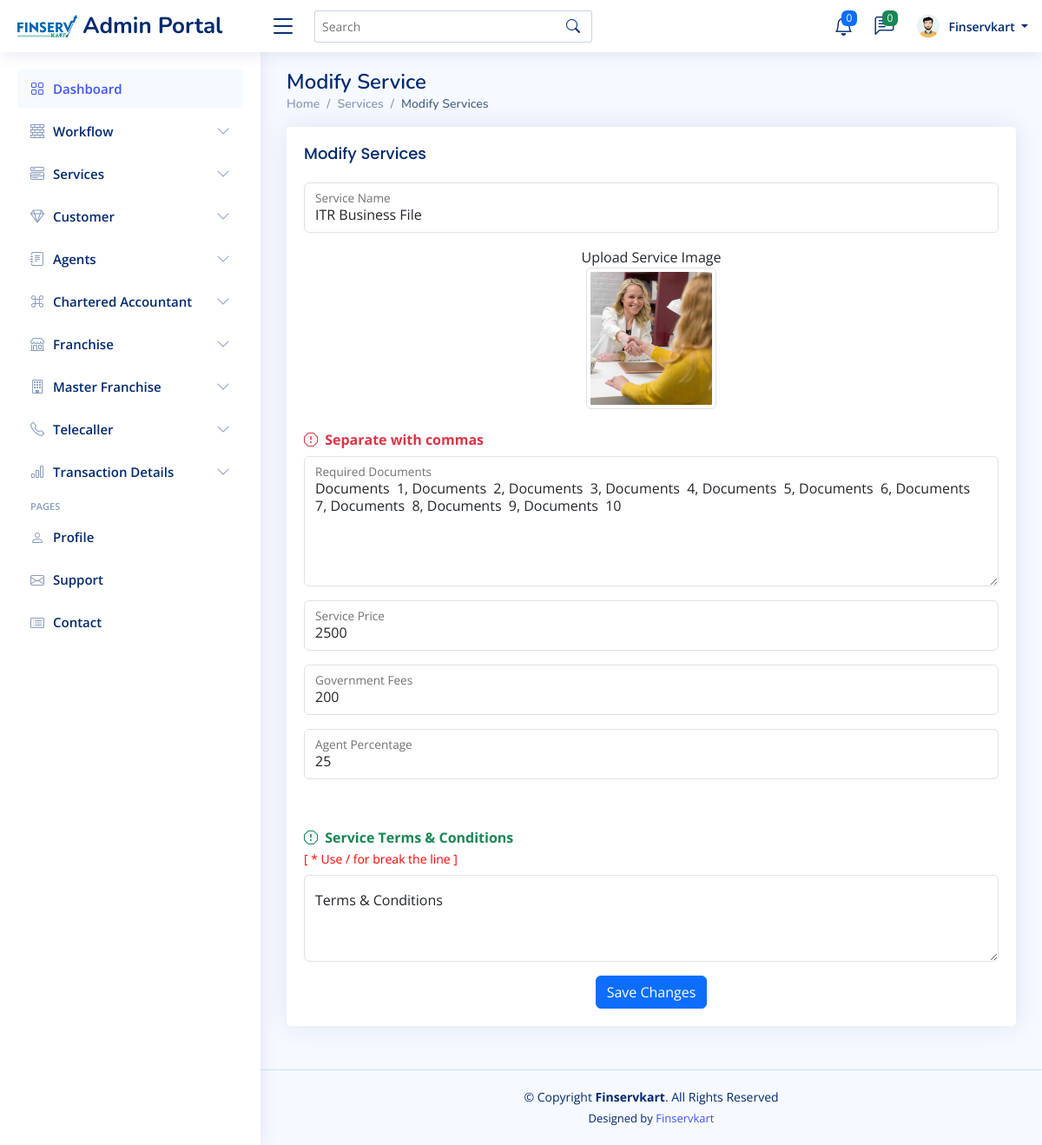
/admin/edit-service.php?id=6 (signed in), run on the app's committed database.
### tables this page shows
CREATE TABLE `services` (
  `id` int(11) NOT NULL,
  `service_name` varchar(255) NOT NULL,
  `service_image` varchar(255) NOT NULL,
  `required_documents` text NOT NULL,
  `service_price` varchar(10) DEFAULT NULL,
  `govt_fees` varchar(50) DEFAULT NULL,
  `percentage` varchar(50) DEFAULT NULL,
  `total_amt` varchar(50) DEFAULT NULL,
  `commission` varchar(50) DEFAULT NULL,
  `terms` text DEFAULT NULL
);

### admin/edit-service.php (the view, shortened to what this page needs)
<?php session_start();
   include_once('../include/config.php');
   if (strlen($_SESSION['adminid']==0)) {
    header('location:logout.php');
    } else{
?>
<!DOCTYPE html>
<html lang="en">
<head>
  <link href="assets/vendor/bootstrap/css/bootstrap.min.css" rel="stylesheet">
  <link href="assets/vendor/bootstrap-icons/bootstrap-icons.css" rel="stylesheet">
  <link href="assets/vendor/boxicons/css/boxicons.min.css" rel="stylesheet">
  <link href="assets/vendor/quill/quill.snow.css" rel="stylesheet">
  <link href="assets/vendor/quill/quill.bubble.css" rel="stylesheet">
  <link href="assets/vendor/remixicon/remixicon.css" rel="stylesheet">
  <link href="assets/vendor/simple-datatables/style.css" rel="stylesheet">
  <link href="assets/css/style.css" rel="stylesheet">
  <link rel="stylesheet" href="https://cdnjs.cloudflare.com/ajax/libs/toastr.js/latest/css/toastr.min.css">
</head>
<body>
  <?php include("include/header.php"); ?>
  <?php include("include/sider.php"); ?>
  <main id="main" class="main">
    <div class="pagetitle">
      <h1>Modify Service</h1>
      <nav>
        <ol class="breadcrumb">
          <li class="breadcrumb-item"><a href="dashboard.php">Home</a></li>
          <li class="breadcrumb-item">Services</li>
          <li class="breadcrumb-item active">Modify Services</li>
        </ol>
      </nav>
    </div>
    <?php
    $userid=$_GET['id'];
    $query=mysqli_query($con,"select * from services where id='$userid'");
    while($result=mysqli_fetch_array($query))
    {?>
    <section class="section">
      <div class="row">
        <div class="col-lg-12">
          <div class="card">
            <div class="card-body">
              <h5 class="card-title">Modify Services</h5>
              <form class="row g-3" action="api/update.php?type=services&id=<?= $userid ?>&img=<?= $result['service_image'] ?>" method="POST" enctype="multipart/form-data">
                <div class="col-md-12">
                  <div class="form-floating">
                    <input type="text" class="form-control" name="service_name" id="service_name" placeholder="Service Name" value="<?php echo $result['service_name']; ?>">
                    <label for="floatingName">Service Name</label>
                  </div>
                </div>
                <div class="col-md-12">
                    <center><label for="">Upload Service Image</label></center>
                    <div class="profile-pic">
                    <center><img id="profilePic" src="<?php echo empty($result['service_image']) ? 'assets/services/service-1.jpg' : 'assets/services/' . $result['service_image']; ?>" width="150" height="120" alt="Profile Picture" class="img-thumbnail" onclick="triggerClick()"></center>
                    </div>
                </div>
                <div class="col-md-12">
                  <label for="inputNumber" class="col-sm-4 col-form-label text-danger"><b><i class="bi bi-exclamation-octagon me-1"></i> Separate with commas</b></label>
                  <div class="form-floating">
                    <?php
                    $required_documents = $result['required_documents'];
                    $documentsArray = explode("\n", $required_documents);
                    $documentsArray = array_map('trim', $documentsArray);
                    $formattedDocuments = implode(", ", $documentsArray);
                    ?>
                    <textarea class="form-control" placeholder="separate with commas" name="required_documents" id="floatingTextarea" style="height:  150px;" required><?php echo $formattedDocuments; ?></textarea>
                    <label for="floatingName">Required Documents</label>
                    </div>
                </div>
                <div class="col-md-12">
                  <div class="form-floating">
                    <input type="number" class="form-control" name="service_price" id="service_price" placeholder="Service Price" value="<?php echo $result['service_price']; ?>">
                    <label for="floatingName">Service Price</label>
                  </div>
                </div>
                <div class="col-md-12">
                  <div class="form-floating">
                    <input type="number" class="form-control" name="govt_fees" id="govt_fees" placeholder="Government Fees" value="<?php echo $result['govt_fees']; ?>">
                    <label for="floatingName">Government Fees</label>
                  </div>
                </div>
                <div class="col-md-12">
                  <div class="form-floating">
                    <input type="number" class="form-control" name="percentage" id="percentage" min="0" max="100" placeholder="Agent Percentage" value="<?php echo $result['percentage']; ?>">
                    <label for="floatingName">Agent Percentage</label>
                  </div>
                </div>
                <div class="col-md-12">
                </div>
                <div class="col-md-12">
                  <label for="inputNumber" class="col-sm-4 col-form-label text-success"><b><i class="bi bi-exclamation-octagon me-1"></i> Service Terms & Conditions</b><br/><small style="color:red;">[ * Use / for break the line ]</small> </label>
                  <div class="form-floating">
                    <textarea class="form-control" placeholder="Terms & Conditions" name="terms" id="floatingTextarea" style="height: 100px;"><?php echo $result['terms']; ?></textarea>
                    <label for="floatingName">Terms & Conditions</label>
                  </div>
                </div>
                <div class="text-center">
                  <button type="submit" name="update" class="btn btn-primary">Save Changes</button>
                </div>
              </form>
            </div>
          </div>
        </div>
      </div>
    </section>
    <?php } ?>
  </main>
  <?php include("include/footer.php"); ?>
</body>
</html>
<?php } ?>

### admin/include/header.php (shortened to what this page needs)
<?php session_start();
   include_once('../include/config.php');
?>
  <?php
  $query=mysqli_query($con,"select * from admin");
  while($result=mysqli_fetch_array($query))
  {?>
  <header id="header" class="header fixed-top d-flex align-items-center">
    <div class="d-flex align-items-center justify-content-between">
      <a href="dashboard.php" class="logo d-flex align-items-center">
        <img src="include/logo.webp" alt="">
        <span class="d-none d-lg-block">Admin Portal</span>
      </a>
      <i class="bi bi-list toggle-sidebar-btn"></i>
    </div>
    <div class="search-bar">
      <form class="search-form d-flex align-items-center" method="POST" action="#">
        <input type="text" name="query" placeholder="Search" title="Enter search keyword">
        <button type="submit" title="Search"><i class="bi bi-search"></i></button>
      </form>
    </div>
    <nav class="header-nav ms-auto">
      <ul class="d-flex align-items-center">
        <li class="nav-item dropdown">
          <a class="nav-link nav-icon" href="#" data-bs-toggle="dropdown">
            <i class="bi bi-bell"></i>
            <span class="badge bg-primary badge-number">0</span>
          </a>
        </li>
        <li class="nav-item dropdown">
          <a class="nav-link nav-icon" href="#" data-bs-toggle="dropdown">
            <i class="bi bi-chat-left-text"></i>
            <span class="badge bg-success badge-number">0</span>
          </a>
        </li>
        <li class="nav-item dropdown pe-3">
          <a class="nav-link nav-profile d-flex align-items-center pe-0" href="#" data-bs-toggle="dropdown">
            <?php $profileImage = empty($result['profile']) ? 'assets/profile/admin.png' : 'assets/profile/' . $result['profile'];?>
            <img src="<?php echo $profileImage; ?>" alt="Profile" class="rounded-circle" height="30" width="30" style="object-fit: cover;">
            <span class="d-none d-md-block dropdown-toggle ps-2">
            <?php
            $fullName = $result['name'];
            $nameParts = explode(" ", $fullName);
            $firstName = $nameParts[0];
            echo $firstName;
            ?>
            </span>
          </a>
        </li>
      </ul>
    </nav>
  </header>
  <?php } ?>

### admin/assets/css/style.css (style rules this page uses)
:root { scroll-behavior: smooth; }
body { font-family: "Open Sans", sans-serif; background: #f6f9ff; color: #444444; }
a { color: #4154f1; text-decoration: none; }
h1, h2, h3, h4, h5, h6 { font-family: "Nunito", sans-serif; }
#main { margin-top: 60px; padding: 20px 30px; transition: all 0.3s; }
.pagetitle { margin-bottom: 10px; }
.pagetitle h1 { font-size: 24px; margin-bottom: 0; font-weight: 600; color: #012970; }
.card { margin-bottom: 30px; border: none; border-radius: 5px; box-shadow: 0px 0 30px rgba(1, 41, 112, 0.1); }
.card-title { padding: 20px 0 15px 0; font-size: 18px; font-weight: 500; color: #012970; font-family: "Poppins", sans-serif; }
.card-body { padding: 0 20px 20px 20px; }
.breadcrumb { font-size: 14px; font-family: "Nunito", sans-serif; color: #899bbd; font-weight: 600; }
.breadcrumb a { color: #899bbd; transition: 0.3s; }
.breadcrumb .breadcrumb-item::before { color: #899bbd; }
.breadcrumb .active { color: #51678f; font-weight: 600; }
.logo { line-height: 1; }
@media (min-width: 1200px) { .logo { width: 280px; } }
.logo img { max-height: 26px; margin-right: 6px; }
.logo span { font-size: 26px; font-weight: 700; color: #012970; font-family: "Nunito", sans-serif; }
.header { transition: all 0.5s; z-index: 997; height: 60px; box-shadow: 0px 2px 20px rgba(1, 41, 112, 0.1); background-color: #fff; padding-left: 20px; }
.header .toggle-sidebar-btn { font-size: 32px; padding-left: 10px; cursor: pointer; color: #012970; }
.header .search-bar { min-width: 360px; padding: 0 20px; }
.header .search-form { width: 100%; }
.header .search-form input { border: 0; font-size: 14px; color: #012970; border: 1px solid rgba(1, 41, 112, 0.2); padding: 7px 38px 7px 8px; border-radius: 3px; transition: 0.3s; width: 100%; }
.header .search-form button { border: 0; padding: 0; margin-left: -30px; background: none; }
.header .search-form button i { color: #012970; }
.header-nav ul { list-style: none; }
.header-nav>ul { margin: 0; padding: 0; }
.header-nav .nav-icon { font-size: 22px; color: #012970; margin-right: 25px; position: relative; }
.header-nav .nav-profile { color: #012970; }
.header-nav .nav-profile img { max-height: 36px; }
.header-nav .nav-profile span { font-size: 14px; font-weight: 600; }
.header-nav .badge-number { position: absolute; inset: -2px -5px auto auto; font-weight: normal; font-size: 12px; padding: 3px 6px; }
@media (min-width: 1200px) { #main, #footer { margin-left: 300px; } }

### data on the page
services: service_name "ITR Business File", service_image (picture), required_documents "Documents 1, Documents 2, Documents 3, Documents 4, Documents 5, Documents 6, Documents 7, Documents 8, Documents 9, Documents 10", service_price "2500", govt_fees "200", percentage "25"

### other printed values
$firstName "Finservkart"
